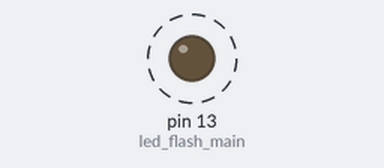
Bench run of a sketch on a simulated Arduino Uno, built with avr-gcc and run on an emulated ATmega328P. On the bench: output pins drawn as LEDs (lit = HIGH). Dashed ring = blinking.

Above: at 0.02 s.
Timing chart, 0 to 3.0 s (numbered marks = the images above):
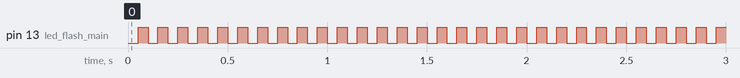

Measured:
- by itself, pin 13 (led_flash_main): alternates HIGH for 0.05 s and LOW for 0.05 s

The sketch:

TOFxxx_TEST_UNO.ino
```cpp
/************************************************
Connection:    UNO         TOFxxxH
             5V/3.3V   ---  VIN
               GND     ---  GND
                2      ---  RXD
                3      ---  TXD
************************************************/
#include <MsTimer2.h>
#include <SoftwareSerial.h>
#include <Wire.h>

SoftwareSerial DT(2, 3); //RX--2  TX--3
/**********************************type类型定义**************************/
typedef signed char     int8;
typedef unsigned char   uint8;
typedef signed short    int16;
typedef unsigned short    uint16;
typedef signed long     int32;
typedef unsigned long   uint32;
typedef unsigned long long  uint64;
typedef signed long long  int64;
/**********************************time定时配置**************************/
uint32 timCount = 0;
void tim_isr(void)
{
  timCount++;
  timCount++;
}
uint32 tim_get_count(void)
{
  uint32 count;;
  do{
    count = timCount;
  }while(count != timCount);
  return count;
}
uint8 tim_check_timeout(uint32 start, uint32 now, uint32 invt)
{
  if((uint32)(start + invt) >= start)//未溢出
  {
    if((now >= (uint32)(start + invt)) || (now < start))
    {
      return 1;
    }
  }
  else//溢出
  {
    if((now < start) && (now >= (uint32)(start + invt)))
    {
      return 1;
    }
  }
  return 0;
}
/**********************************modbus set 配置**************************/
//modbus接收到正确数据帧回调函数
void modbus_recv_data(uint8 *p_data, uint16 len)
{
/*读命令响应
  deviceAddr = p_data[0];//响应的设备地址
  cmd = p_data[1];      //响应的命令,读03
  byteNum = p_data[2];  //返回读数据长
  readData = p_data[3]; //读回数据H
  readData <<= 8;
  readData |= p_data[4];//读回数据H
*/
/*写命令响应
  deviceAddr = p_data[0];//响应的设备地址
  cmd = p_data[1];      //响应的命令,写06
  regAddr = p_data[2];  //寄存器地址H
  regAddr <<= 8;
  regAddr |= p_data[3]; //寄存器地址L
  writeData = p_data[4];//写数据H
  writeData <<= 8;
  writeData |= p_data[5];//写数据L
*/
  //Serial.write(p_data, len);
}
uint8 rxRdIndex = 0;
uint8 rxWrIndex = 0;
uint32 lastRxTimestamp = 0;
uint8 framTimeInvt = 4;
#define RX_BUF_LEN  80
#define TX_BUF_LEN  80
uint8 a_rxBuff[RX_BUF_LEN];
uint8 a_tempBuff[RX_BUF_LEN];
uint8 a_txBuff[TX_BUF_LEN];
static const uint8 a_crc16mTableHi[] = {
  0x00, 0xC1, 0x81, 0x40, 0x01, 0xC0, 0x80, 0x41, 0x01, 0xC0, 0x80, 0x41, 0x00, 0xC1, 0x81,
  0x40, 0x01, 0xC0, 0x80, 0x41, 0x00, 0xC1, 0x81, 0x40, 0x00, 0xC1, 0x81, 0x40, 0x01, 0xC0,
  0x80, 0x41, 0x01, 0xC0, 0x80, 0x41, 0x00, 0xC1, 0x81, 0x40, 0x00, 0xC1, 0x81, 0x40, 0x01,
  0xC0, 0x80, 0x41, 0x00, 0xC1, 0x81, 0x40, 0x01, 0xC0, 0x80, 0x41, 0x01, 0xC0, 0x80, 0x41,
  0x00, 0xC1, 0x81, 0x40, 0x01, 0xC0, 0x80, 0x41, 0x00, 0xC1, 0x81, 0x40, 0x00, 0xC1, 0x81,
  0x40, 0x01, 0xC0, 0x80, 0x41, 0x00, 0xC1, 0x81, 0x40, 0x01, 0xC0, 0x80, 0x41, 0x01, 0xC0,
  0x80, 0x41, 0x00, 0xC1, 0x81, 0x40, 0x00, 0xC1, 0x81, 0x40, 0x01, 0xC0, 0x80, 0x41, 0x01,
  0xC0, 0x80, 0x41, 0x00, 0xC1, 0x81, 0x40, 0x01, 0xC0, 0x80, 0x41, 0x00, 0xC1, 0x81, 0x40,
  0x00, 0xC1, 0x81, 0x40, 0x01, 0xC0, 0x80, 0x41, 0x01, 0xC0, 0x80, 0x41, 0x00, 0xC1, 0x81,
  0x40, 0x00, 0xC1, 0x81, 0x40, 0x01, 0xC0, 0x80, 0x41, 0x00, 0xC1, 0x81, 0x40, 0x01, 0xC0,
  0x80, 0x41, 0x01, 0xC0, 0x80, 0x41, 0x00, 0xC1, 0x81, 0x40, 0x00, 0xC1, 0x81, 0x40, 0x01,
  0xC0, 0x80, 0x41, 0x01, 0xC0, 0x80, 0x41, 0x00, 0xC1, 0x81, 0x40, 0x01, 0xC0, 0x80, 0x41,
  0x00, 0xC1, 0x81, 0x40, 0x00, 0xC1, 0x81, 0x40, 0x01, 0xC0, 0x80, 0x41, 0x00, 0xC1, 0x81,
  0x40, 0x01, 0xC0, 0x80, 0x41, 0x01, 0xC0, 0x80, 0x41, 0x00, 0xC1, 0x81, 0x40, 0x01, 0xC0,
  0x80, 0x41, 0x00, 0xC1, 0x81, 0x40, 0x00, 0xC1, 0x81, 0x40, 0x01, 0xC0, 0x80, 0x41, 0x01,
  0xC0, 0x80, 0x41, 0x00, 0xC1, 0x81, 0x40, 0x00, 0xC1, 0x81, 0x40, 0x01, 0xC0, 0x80, 0x41,
  0x00, 0xC1, 0x81, 0x40, 0x01, 0xC0, 0x80, 0x41, 0x01, 0xC0, 0x80, 0x41, 0x00, 0xC1, 0x81,
  0x40
};
static const uint8 a_crc16mTableLo[] = {
  0x00, 0xC0, 0xC1, 0x01, 0xC3, 0x03, 0x02, 0xC2, 0xC6, 0x06, 0x07, 0xC7, 0x05, 0xC5, 0xC4,
  0x04, 0xCC, 0x0C, 0x0D, 0xCD, 0x0F, 0xCF, 0xCE, 0x0E, 0x0A, 0xCA, 0xCB, 0x0B, 0xC9, 0x09,
  0x08, 0xC8, 0xD8, 0x18, 0x19, 0xD9, 0x1B, 0xDB, 0xDA, 0x1A, 0x1E, 0xDE, 0xDF, 0x1F, 0xDD,
  0x1D, 0x1C, 0xDC, 0x14, 0xD4, 0xD5, 0x15, 0xD7, 0x17, 0x16, 0xD6, 0xD2, 0x12, 0x13, 0xD3,
  0x11, 0xD1, 0xD0, 0x10, 0xF0, 0x30, 0x31, 0xF1, 0x33, 0xF3, 0xF2, 0x32, 0x36, 0xF6, 0xF7,
  0x37, 0xF5, 0x35, 0x34, 0xF4, 0x3C, 0xFC, 0xFD, 0x3D, 0xFF, 0x3F, 0x3E, 0xFE, 0xFA, 0x3A,
  0x3B, 0xFB, 0x39, 0xF9, 0xF8, 0x38, 0x28, 0xE8, 0xE9, 0x29, 0xEB, 0x2B, 0x2A, 0xEA, 0xEE,
  0x2E, 0x2F, 0xEF, 0x2D, 0xED, 0xEC, 0x2C, 0xE4, 0x24, 0x25, 0xE5, 0x27, 0xE7, 0xE6, 0x26,
  0x22, 0xE2, 0xE3, 0x23, 0xE1, 0x21, 0x20, 0xE0, 0xA0, 0x60, 0x61, 0xA1, 0x63, 0xA3, 0xA2,
  0x62, 0x66, 0xA6, 0xA7, 0x67, 0xA5, 0x65, 0x64, 0xA4, 0x6C, 0xAC, 0xAD, 0x6D, 0xAF, 0x6F,
  0x6E, 0xAE, 0xAA, 0x6A, 0x6B, 0xAB, 0x69, 0xA9, 0xA8, 0x68, 0x78, 0xB8, 0xB9, 0x79, 0xBB,
  0x7B, 0x7A, 0xBA, 0xBE, 0x7E, 0x7F, 0xBF, 0x7D, 0xBD, 0xBC, 0x7C, 0xB4, 0x74, 0x75, 0xB5,
  0x77, 0xB7, 0xB6, 0x76, 0x72, 0xB2, 0xB3, 0x73, 0xB1, 0x71, 0x70, 0xB0, 0x50, 0x90, 0x91,
  0x51, 0x93, 0x53, 0x52, 0x92, 0x96, 0x56, 0x57, 0x97, 0x55, 0x95, 0x94, 0x54, 0x9C, 0x5C,
  0x5D, 0x9D, 0x5F, 0x9F, 0x9E, 0x5E, 0x5A, 0x9A, 0x9B, 0x5B, 0x99, 0x59, 0x58, 0x98, 0x88,
  0x48, 0x49, 0x89, 0x4B, 0x8B, 0x8A, 0x4A, 0x4E, 0x8E, 0x8F, 0x4F, 0x8D, 0x4D, 0x4C, 0x8C,
  0x44, 0x84, 0x85, 0x45, 0x87, 0x47, 0x46, 0x86, 0x82, 0x42, 0x43, 0x83, 0x41, 0x81, 0x80,
  0x40
};
uint16 crc16_calculate_modbus(uint8 *p_data, uint16 len)
{
  uint8 crchi = 0xff;
  uint8 crclo = 0xff;
  uint16 index;
  while (len--)
  {
    index = crclo ^ *p_data++;
    crclo = crchi ^ a_crc16mTableHi[index];
    crchi = a_crc16mTableLo[index];
  }
  return (crchi << 8 | crclo);
}
uint16 uart_read_isr(uint8 channel, uint8 *p_buff)
{
  uint16 i = 0, wrIndex = 0;
  for(wrIndex=rxWrIndex; wrIndex!=rxRdIndex; rxRdIndex=(rxRdIndex+1)%RX_BUF_LEN,i++)
  {
    p_buff[i] = a_rxBuff[rxRdIndex];
  }
  return i;
}
uint8 uart_tpm_rx_isr(uint8 channel, uint8 data)
{
  if(rxRdIndex == ((rxWrIndex + 1) % RX_BUF_LEN))
  {
    return 1;
  }
  else
  {
    a_rxBuff[rxWrIndex] = data;
    rxWrIndex = (rxWrIndex+1)%RX_BUF_LEN;
  }
  lastRxTimestamp = tim_get_count();
  return 0;
}
void uart_tpm_main(void)
{
  uint16 rxLen = 0;
  uint16 crc16 = 0;
  if(tim_check_timeout(lastRxTimestamp, tim_get_count(), framTimeInvt))
  {
    rxLen = uart_read_isr(0, a_tempBuff);
    if(rxLen > 2)
    {
      crc16 = a_tempBuff[rxLen-1];
      crc16 <<= 8;
      crc16 |= a_tempBuff[rxLen-2];
      if(crc16 == crc16_calculate_modbus(a_tempBuff, rxLen-2))
      {
          modbus_recv_data(a_tempBuff, rxLen-2);
      }
    }
    lastRxTimestamp = tim_get_count();
  }
}
uint8 uart_tpm_tx_data(uint8 channel, uint8 *p_data, uint16 len)
{
  uint16 crc16 = 0;
  if(NULL == p_data || 0 == len ||
    len + 2 > TX_BUF_LEN)
  {
    return 1;
  }
  memcpy(a_txBuff, p_data, len);
  crc16 = crc16_calculate_modbus(a_txBuff, len);
  a_txBuff[len] = crc16;    //crc16l
  a_txBuff[len+1] = crc16>>8;   //crc16h
  //Serial.write(a_txBuff, len+2);
  DT.write(a_txBuff, len+2);
  return 1;
}

/**********************************test set 测试配置**************************/
//led测试
void led_flash_main(void)
{
  static uint32 ledCount = 0;
  if(tim_check_timeout(ledCount, tim_get_count(), 50))
  {
    digitalWrite(13, !digitalRead(13));
    ledCount = tim_get_count();
  }
}
uint8 a_testBuff[20];

//读测量距离命令***********************read distance reg****************************************************************
#define REG_RD_ADDR  0x0010//测量结果寄存器
void read_cmd_test_main(void)
{
  static uint32 timStamp = 0;
  if(tim_check_timeout(timStamp, tim_get_count(), 500))//500ms发送一次读命令，改变尺寸可以定义多久读一次从机的测距值
  {
    a_testBuff[0] = 0;//广播地址
    a_testBuff[1] = 3;//读命令码
    a_testBuff[2] = REG_RD_ADDR>>8;//regH
    a_testBuff[3] = REG_RD_ADDR;//regL
    a_testBuff[4] = 0;//numH 仅支持读单个寄存器
    a_testBuff[5] = 1;//numL
    uart_tpm_tx_data(0, a_testBuff, 6);
    timStamp = tim_get_count();
  }
}

//写设置模块的寄存器********************************write reg*********************************************************************
#define REG_WR_ADDR  0x0005//连续输出控制寄存器
#define REG_WR_DATA  500//写入数据，0表示不连续输出，xx表示间隔xxmS从机自动输出测距值
void write_cmd_test_main(void)
{
  static uint32 timStamp = 0;
  static uint8 flag = 1;
  if(tim_check_timeout(timStamp, tim_get_count(), 500))//500ms后只发送一次写命令
  {
    if(flag)//只发送一次命令
    {
      flag = 0;
      a_testBuff[0] = 0;//广播地址
      a_testBuff[1] = 6;//写命令码
      a_testBuff[2] = REG_WR_ADDR>>8;//regH
      a_testBuff[3] = REG_WR_ADDR;//regL
      a_testBuff[4] = REG_WR_DATA>>8;//dataH
      a_testBuff[5] = REG_WR_DATA;//dataL
      uart_tpm_tx_data(0, a_testBuff, 6);
    }
    timStamp = tim_get_count();
  }
}

//测试loop，测试写功能或者读功能**************************test loop******************************************************************
void cmd_test_main(void)
{
  //write_cmd_test_main();//发送写命令，设置测距模块是否连续输出以及连续输出的时间间隔

  read_cmd_test_main();//发送读命令，读模块的测距值
}


void setup() {
  // put your setup code here, to run once:
  pinMode(13, OUTPUT);
  Serial.begin(115200);
  DT.begin(115200);
  MsTimer2::set(2 ,tim_isr);
  MsTimer2::start();
}

void loop() {
  // put your main code here, to run repeatedly:
  uart_tpm_main();
  led_flash_main();
  cmd_test_main();

  if (DT.available() > 6)
  {
    char a = DT.read();
    if(a != 0x01)          //测距模块的首地址，若改变首地址这里要改对.默认01
      return;
    byte Buf[6];
    DT.readBytes(Buf, 6);
 /*   for (int i = 0; i < 6; i++)
    {
      if (Buf[i] < 0x10)
        Serial.print("0x0");
       else
        Serial.print("0x");
      Serial.print(Buf[i], HEX);
      Serial.print(" ");
    }*/
    Serial.println();

    if (Buf[2] == 0xFF)
    {
      Serial.print("Distance:");
      Serial.print("invalid");
    }

    else
    {
    long distance = Buf[2] * 256 + Buf[3];
    Serial.print("Distance:");
    Serial.print(distance);
    Serial.print("mm");
    }
  }


}

void serialEvent()
{
  //uart_tpm_rx_isr(0, (uint8)Serial.read());
  uart_tpm_rx_isr(0, (uint8)DT.read());
}
```
